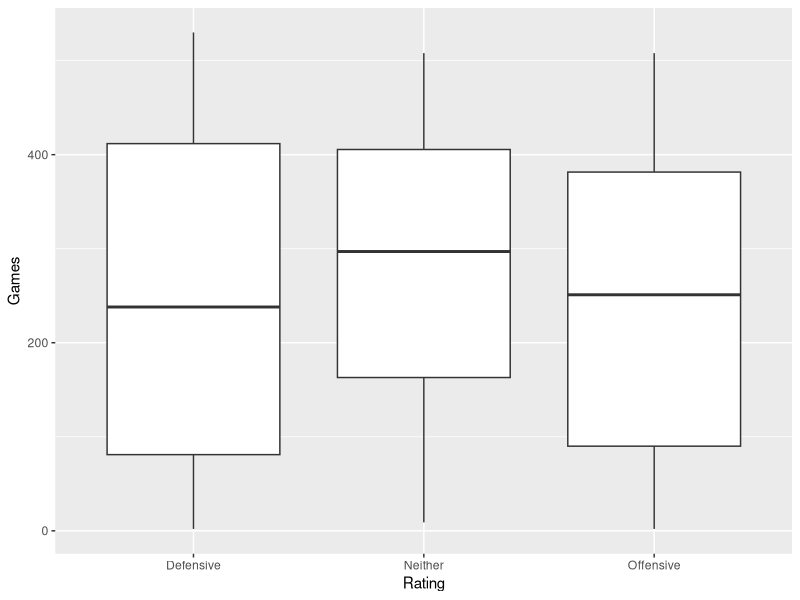
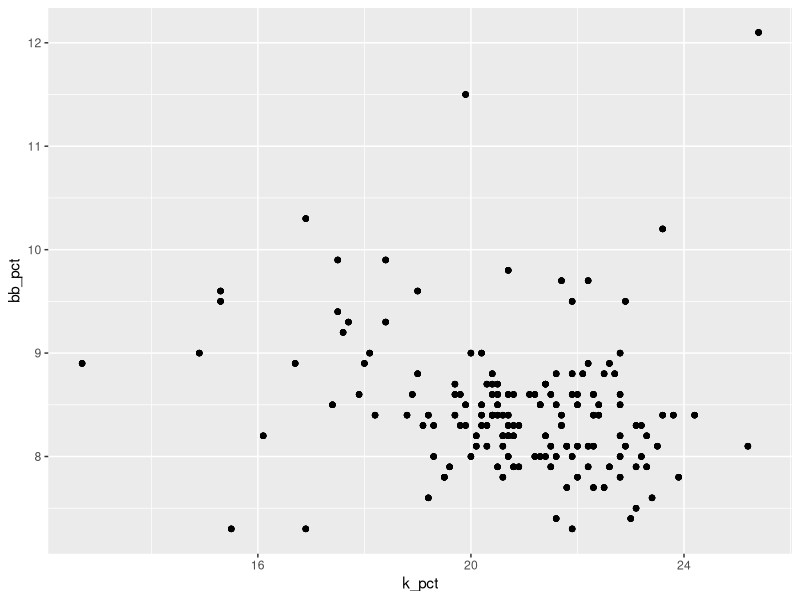
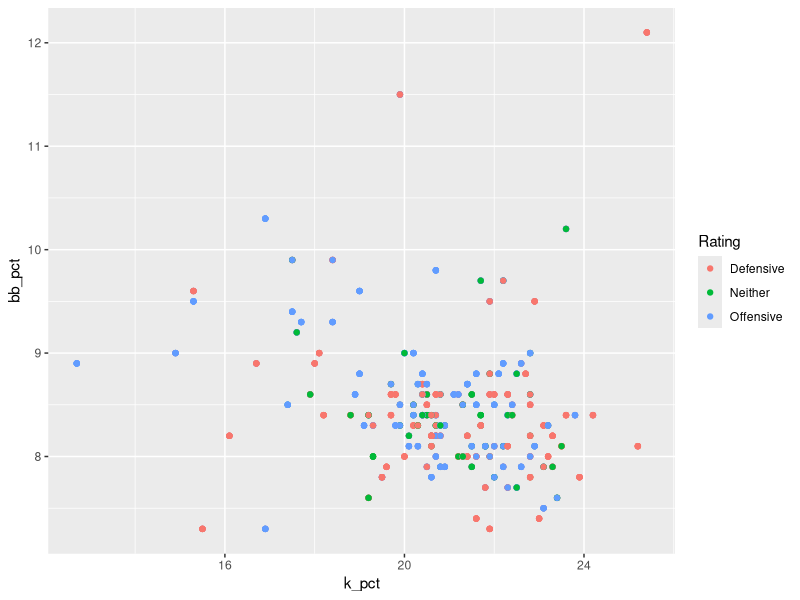
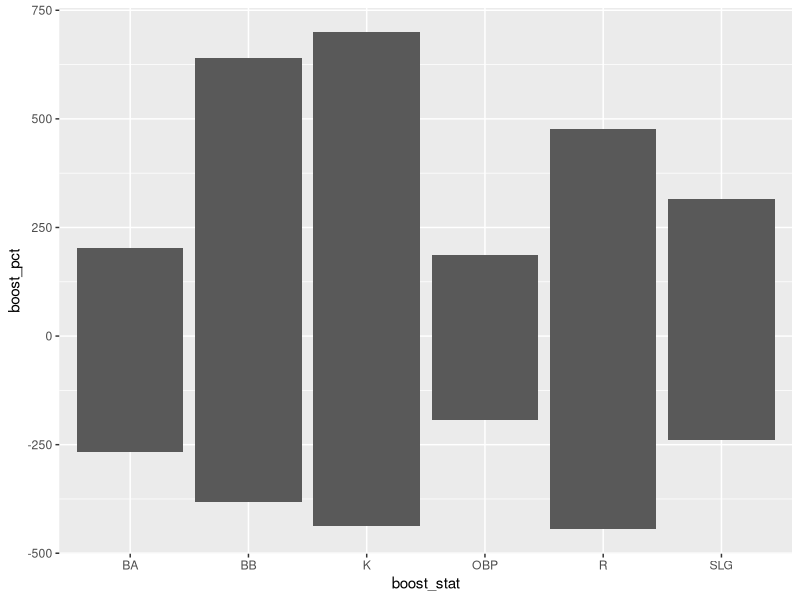
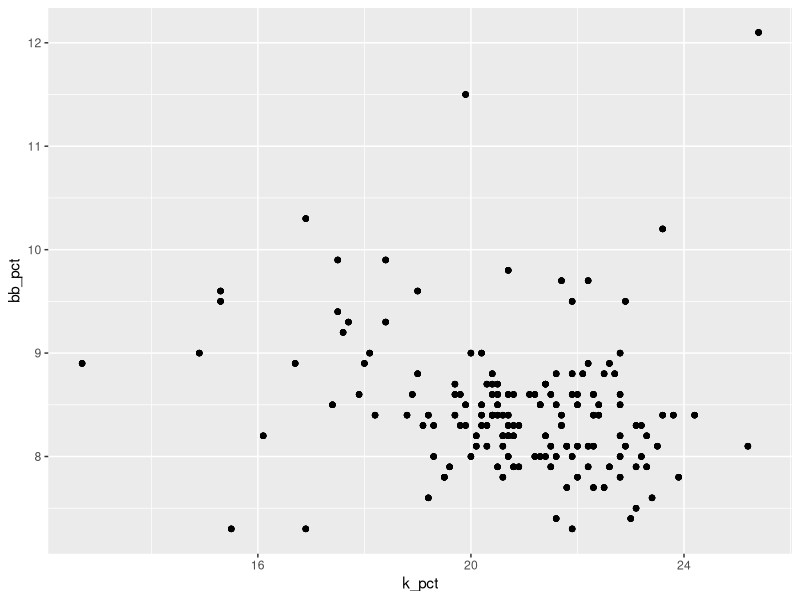
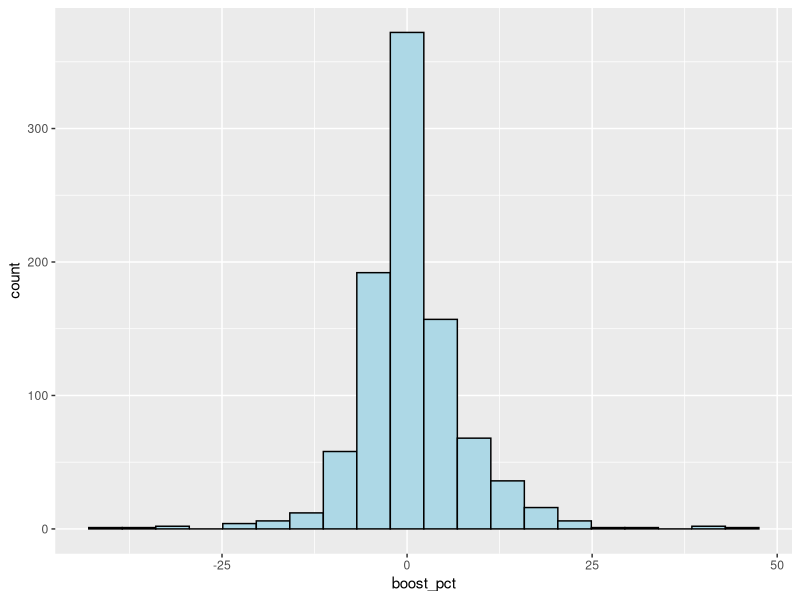
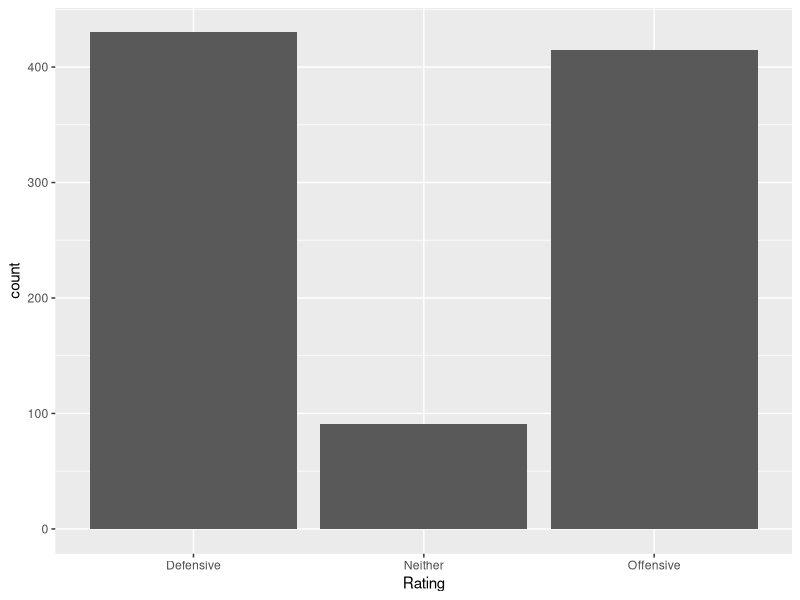
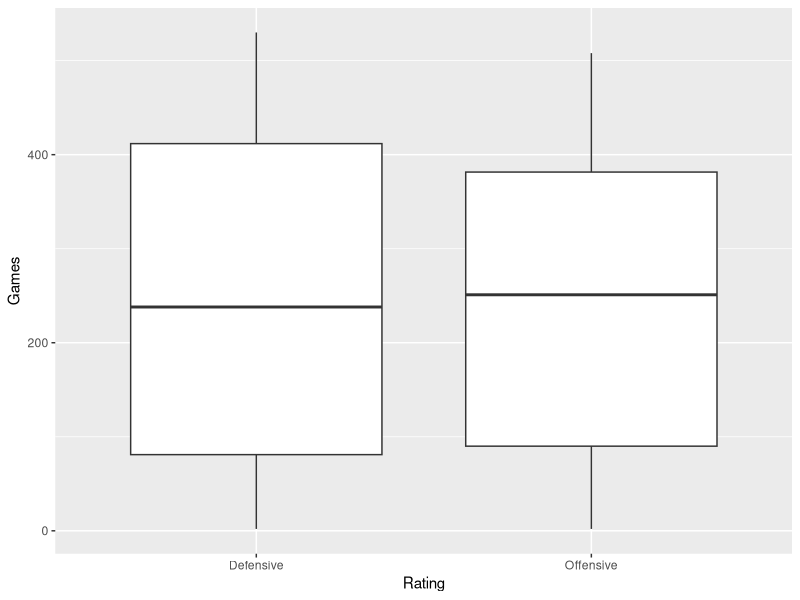

Source code (R) for these figures, in order:
## ---- chunk 1
library(tidyverse)
library(readr)
library(car)
## ---- chunk 2
umpires_df <- read_csv("umpires.csv")
## ---- chunk 3
ggplot(data = umpires_df, aes(x = Rating, y = Games)) + geom_boxplot()
## ---- chunk 4
ggplot(data = umpires_df, aes(x= k_pct, y = bb_pct)) + geom_point()
## ---- chunk 5
ggplot(data = umpires_df, aes(x= k_pct, y = bb_pct, colour = Rating)) + geom_point()
## ---- chunk 6
ggplot(data = umpires_df, aes(x = boost_stat, y = boost_pct)) + geom_col()
## ---- chunk 7
ggplot(data = umpires_df, aes(x = k_pct, y = bb_pct)) + geom_point()
## ---- chunk 8
ggplot(data = umpires_df, aes(x = boost_pct)) + geom_histogram(bins = 20, fill = "lightblue", colour = "black")
## ---- chunk 9
ggplot(data = umpires_df, aes(x = Rating)) + geom_bar()
## ---- chunk 10
no_neither <- umpires_df |> filter(Rating != "Neither")
ggplot(data = no_neither, aes(x = Rating, y = Games)) + geom_boxplot()
## ---- chunk 11
ggplot(data = umpires_df, aes(x = boost_stat)) + facet_wrap(~Rating) + geom_bar()
## ---- chunk 12
full <- lm(RPG ~ Games + k_pct + bb_pct + BA + OBP + SLG, data = umpires_df)
summary(full)
## ---- chunk 13
anova(full)
## ---- chunk 14
numbers <- umpires_df |> select(!c(Umpire, Rating, boost_stat))
cor(numbers)
## ---- chunk 15
vif(full)
